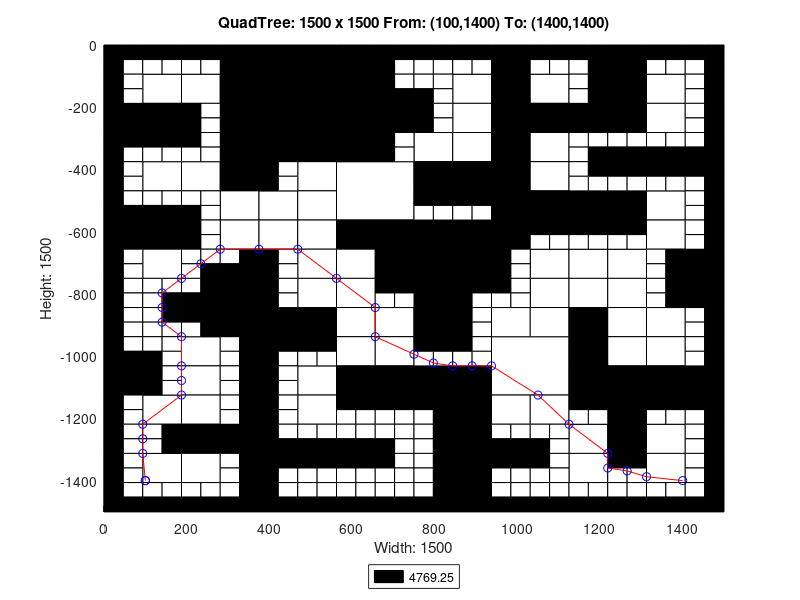

Write MATLAB code to recreate this figure.
axis([0 1500 -1500 0]);
title('QuadTree: 1500 x 1500 From: (100,1400) To: (1400,1400)');
xlabel('Width: 1500');
ylabel('Height: 1500');
rectangle('Position',[375 -187.5 187.5 187.5], 'FaceColor',[0 0 0]);
rectangle('Position',[375 -375 187.5 187.5], 'FaceColor',[0 0 0]);
rectangle('Position',[562.5 -562.5 187.5 187.5], 'FaceColor',[1 1 1]);
rectangle('Position',[750 -750 187.5 187.5], 'FaceColor',[0 0 0]);
rectangle('Position',[937.5 -1125 187.5 187.5], 'FaceColor',[1 1 1]);
rectangle('Position',[93.75 -187.5 93.75 93.75], 'FaceColor',[1 1 1]);
rectangle('Position',[281.25 -93.75 93.75 93.75], 'FaceColor',[0 0 0]);
rectangle('Position',[187.5 -187.5 93.75 93.75], 'FaceColor',[1 1 1]);
rectangle('Position',[281.25 -187.5 93.75 93.75], 'FaceColor',[0 0 0]);
rectangle('Position',[0 -281.25 93.75 93.75], 'FaceColor',[0 0 0]);
rectangle('Position',[93.75 -281.25 93.75 93.75], 'FaceColor',[0 0 0]);
rectangle('Position',[281.25 -281.25 93.75 93.75], 'FaceColor',[0 0 0]);
rectangle('Position',[281.25 -375 93.75 93.75], 'FaceColor',[0 0 0]);
rectangle('Position',[562.5 -93.75 93.75 93.75], 'FaceColor',[0 0 0]);
rectangle('Position',[562.5 -187.5 93.75 93.75], 'FaceColor',[0 0 0]);
rectangle('Position',[562.5 -281.25 93.75 93.75], 'FaceColor',[0 0 0]);
rectangle('Position',[656.25 -281.25 93.75 93.75], 'FaceColor',[0 0 0]);
rectangle('Position',[562.5 -375 93.75 93.75], 'FaceColor',[0 0 0]);
rectangle('Position',[93.75 -468.75 93.75 93.75], 'FaceColor',[1 1 1]);
rectangle('Position',[187.5 -468.75 93.75 93.75], 'FaceColor',[1 1 1]);
rectangle('Position',[281.25 -468.75 93.75 93.75], 'FaceColor',[0 0 0]);
rectangle('Position',[281.25 -562.5 93.75 93.75], 'FaceColor',[1 1 1]);
rectangle('Position',[0 -656.25 93.75 93.75], 'FaceColor',[0 0 0]);
rectangle('Position',[93.75 -656.25 93.75 93.75], 'FaceColor',[0 0 0]);
rectangle('Position',[93.75 -750 93.75 93.75], 'FaceColor',[1 1 1]);
rectangle('Position',[281.25 -656.25 93.75 93.75], 'FaceColor',[1 1 1]);
rectangle('Position',[468.75 -468.75 93.75 93.75], 'FaceColor',[1 1 1]);
rectangle('Position',[375 -562.5 93.75 93.75], 'FaceColor',[1 1 1]);
rectangle('Position',[468.75 -562.5 93.75 93.75], 'FaceColor',[1 1 1]);
rectangle('Position',[375 -656.25 93.75 93.75], 'FaceColor',[1 1 1]);
rectangle('Position',[468.75 -656.25 93.75 93.75], 'FaceColor',[1 1 1]);
rectangle('Position',[468.75 -750 93.75 93.75], 'FaceColor',[1 1 1]);
rectangle('Position',[562.5 -656.25 93.75 93.75], 'FaceColor',[0 0 0]);
rectangle('Position',[656.25 -656.25 93.75 93.75], 'FaceColor',[0 0 0]);
rectangle('Position',[562.5 -750 93.75 93.75], 'FaceColor',[1 1 1]);
rectangle('Position',[656.25 -750 93.75 93.75], 'FaceColor',[0 0 0]);
rectangle('Position',[843.75 -187.5 93.75 93.75], 'FaceColor',[1 1 1]);
rectangle('Position',[937.5 -93.75 93.75 93.75], 'FaceColor',[0 0 0]);
rectangle('Position',[937.5 -187.5 93.75 93.75], 'FaceColor',[0 0 0]);
rectangle('Position',[1031.25 -187.5 93.75 93.75], 'FaceColor',[1 1 1]);
rectangle('Position',[843.75 -281.25 93.75 93.75], 'FaceColor',[1 1 1]);
rectangle('Position',[750 -375 93.75 93.75], 'FaceColor',[1 1 1]);
rectangle('Position',[843.75 -375 93.75 93.75], 'FaceColor',[1 1 1]);
rectangle('Position',[937.5 -281.25 93.75 93.75], 'FaceColor',[0 0 0]);
rectangle('Position',[1031.25 -281.25 93.75 93.75], 'FaceColor',[0 0 0]);
rectangle('Position',[937.5 -375 93.75 93.75], 'FaceColor',[0 0 0]);
rectangle('Position',[1031.25 -375 93.75 93.75], 'FaceColor',[1 1 1]);
rectangle('Position',[1218.75 -93.75 93.75 93.75], 'FaceColor',[0 0 0]);
rectangle('Position',[1218.75 -187.5 93.75 93.75], 'FaceColor',[0 0 0]);
rectangle('Position',[1312.5 -187.5 93.75 93.75], 'FaceColor',[1 1 1]);
rectangle('Position',[1125 -281.25 93.75 93.75], 'FaceColor',[0 0 0]);
rectangle('Position',[1218.75 -281.25 93.75 93.75], 'FaceColor',[0 0 0]);
rectangle('Position',[1312.5 -281.25 93.75 93.75], 'FaceColor',[1 1 1]);
rectangle('Position',[750 -468.75 93.75 93.75], 'FaceColor',[0 0 0]);
rectangle('Position',[843.75 -468.75 93.75 93.75], 'FaceColor',[0 0 0]);
rectangle('Position',[937.5 -468.75 93.75 93.75], 'FaceColor',[0 0 0]);
rectangle('Position',[1031.25 -468.75 93.75 93.75], 'FaceColor',[1 1 1]);
rectangle('Position',[937.5 -562.5 93.75 93.75], 'FaceColor',[0 0 0]);
rectangle('Position',[1031.25 -562.5 93.75 93.75], 'FaceColor',[0 0 0]);
rectangle('Position',[937.5 -656.25 93.75 93.75], 'FaceColor',[0 0 0]);
rectangle('Position',[1031.25 -750 93.75 93.75], 'FaceColor',[1 1 1]);
rectangle('Position',[1125 -562.5 93.75 93.75], 'FaceColor',[0 0 0]);
rectangle('Position',[1218.75 -562.5 93.75 93.75], 'FaceColor',[0 0 0]);
rectangle('Position',[1312.5 -562.5 93.75 93.75], 'FaceColor',[1 1 1]);
rectangle('Position',[1125 -750 93.75 93.75], 'FaceColor',[1 1 1]);
rectangle('Position',[1218.75 -750 93.75 93.75], 'FaceColor',[1 1 1]);
rectangle('Position',[1312.5 -656.25 93.75 93.75], 'FaceColor',[1 1 1]);
rectangle('Position',[1406.25 -750 93.75 93.75], 'FaceColor',[0 0 0]);
rectangle('Position',[281.25 -843.75 93.75 93.75], 'FaceColor',[0 0 0]);
rectangle('Position',[281.25 -937.5 93.75 93.75], 'FaceColor',[0 0 0]);
rectangle('Position',[0 -1125 93.75 93.75], 'FaceColor',[0 0 0]);
rectangle('Position',[187.5 -1031.25 93.75 93.75], 'FaceColor',[1 1 1]);
rectangle('Position',[187.5 -1125 93.75 93.75], 'FaceColor',[1 1 1]);
rectangle('Position',[468.75 -843.75 93.75 93.75], 'FaceColor',[1 1 1]);
rectangle('Position',[375 -937.5 93.75 93.75], 'FaceColor',[0 0 0]);
rectangle('Position',[468.75 -937.5 93.75 93.75], 'FaceColor',[0 0 0]);
rectangle('Position',[562.5 -843.75 93.75 93.75], 'FaceColor',[1 1 1]);
rectangle('Position',[562.5 -937.5 93.75 93.75], 'FaceColor',[1 1 1]);
rectangle('Position',[656.25 -937.5 93.75 93.75], 'FaceColor',[1 1 1]);
rectangle('Position',[468.75 -1125 93.75 93.75], 'FaceColor',[1 1 1]);
rectangle('Position',[562.5 -1031.25 93.75 93.75], 'FaceColor',[1 1 1]);
rectangle('Position',[656.25 -1031.25 93.75 93.75], 'FaceColor',[1 1 1]);
rectangle('Position',[562.5 -1125 93.75 93.75], 'FaceColor',[0 0 0]);
rectangle('Position',[656.25 -1125 93.75 93.75], 'FaceColor',[0 0 0]);
rectangle('Position',[93.75 -1218.75 93.75 93.75], 'FaceColor',[1 1 1]);
rectangle('Position',[187.5 -1218.75 93.75 93.75], 'FaceColor',[1 1 1]);
rectangle('Position',[187.5 -1312.5 93.75 93.75], 'FaceColor',[0 0 0]);
rectangle('Position',[281.25 -1312.5 93.75 93.75], 'FaceColor',[0 0 0]);
rectangle('Position',[93.75 -1406.25 93.75 93.75], 'FaceColor',[1 1 1]);
rectangle('Position',[187.5 -1406.25 93.75 93.75], 'FaceColor',[1 1 1]);
rectangle('Position',[468.75 -1218.75 93.75 93.75], 'FaceColor',[1 1 1]);
rectangle('Position',[750 -843.75 93.75 93.75], 'FaceColor',[0 0 0]);
rectangle('Position',[750 -937.5 93.75 93.75], 'FaceColor',[0 0 0]);
rectangle('Position',[1031.25 -843.75 93.75 93.75], 'FaceColor',[1 1 1]);
rectangle('Position',[937.5 -937.5 93.75 93.75], 'FaceColor',[1 1 1]);
rectangle('Position',[1031.25 -937.5 93.75 93.75], 'FaceColor',[1 1 1]);
rectangle('Position',[750 -1125 93.75 93.75], 'FaceColor',[0 0 0]);
rectangle('Position',[843.75 -1125 93.75 93.75], 'FaceColor',[0 0 0]);
rectangle('Position',[1125 -843.75 93.75 93.75], 'FaceColor',[1 1 1]);
rectangle('Position',[1218.75 -843.75 93.75 93.75], 'FaceColor',[1 1 1]);
rectangle('Position',[1125 -937.5 93.75 93.75], 'FaceColor',[0 0 0]);
rectangle('Position',[1218.75 -937.5 93.75 93.75], 'FaceColor',[1 1 1]);
rectangle('Position',[1406.25 -843.75 93.75 93.75], 'FaceColor',[0 0 0]);
rectangle('Position',[1312.5 -937.5 93.75 93.75], 'FaceColor',[1 1 1]);
rectangle('Position',[1125 -1031.25 93.75 93.75], 'FaceColor',[0 0 0]);
rectangle('Position',[1218.75 -1031.25 93.75 93.75], 'FaceColor',[1 1 1]);
rectangle('Position',[1125 -1125 93.75 93.75], 'FaceColor',[0 0 0]);
rectangle('Position',[1218.75 -1125 93.75 93.75], 'FaceColor',[0 0 0]);
rectangle('Position',[1312.5 -1031.25 93.75 93.75], 'FaceColor',[1 1 1]);
rectangle('Position',[1312.5 -1125 93.75 93.75], 'FaceColor',[0 0 0]);
rectangle('Position',[1406.25 -1125 93.75 93.75], 'FaceColor',[0 0 0]);
rectangle('Position',[843.75 -1218.75 93.75 93.75], 'FaceColor',[0 0 0]);
rectangle('Position',[843.75 -1312.5 93.75 93.75], 'FaceColor',[0 0 0]);
rectangle('Position',[937.5 -1218.75 93.75 93.75], 'FaceColor',[1 1 1]);
rectangle('Position',[1031.25 -1218.75 93.75 93.75], 'FaceColor',[1 1 1]);
rectangle('Position',[843.75 -1406.25 93.75 93.75], 'FaceColor',[0 0 0]);
rectangle('Position',[843.75 -1500 93.75 93.75], 'FaceColor',[0 0 0]);
rectangle('Position',[1218.75 -1218.75 93.75 93.75], 'FaceColor',[0 0 0]);
rectangle('Position',[1125 -1312.5 93.75 93.75], 'FaceColor',[1 1 1]);
rectangle('Position',[1218.75 -1312.5 93.75 93.75], 'FaceColor',[0 0 0]);
rectangle('Position',[1312.5 -1312.5 93.75 93.75], 'FaceColor',[1 1 1]);
rectangle('Position',[1125 -1406.25 93.75 93.75], 'FaceColor',[1 1 1]);
rectangle('Position',[1312.5 -1406.25 93.75 93.75], 'FaceColor',[1 1 1]);
rectangle('Position',[0 -46.875 46.875 46.875], 'FaceColor',[0 0 0]);
rectangle('Position',[46.875 -46.875 46.875 46.875], 'FaceColor',[0 0 0]);
rectangle('Position',[0 -93.75 46.875 46.875], 'FaceColor',[0 0 0]);
rectangle('Position',[46.875 -93.75 46.875 46.875], 'FaceColor',[1 1 1]);
rectangle('Position',[93.75 -46.875 46.875 46.875], 'FaceColor',[0 0 0]);
rectangle('Position',[140.625 -46.875 46.875 46.875], 'FaceColor',[0 0 0]);
rectangle('Position',[93.75 -93.75 46.875 46.875], 'FaceColor',[1 1 1]);
rectangle('Position',[140.625 -93.75 46.875 46.875], 'FaceColor',[1 1 1]);
rectangle('Position',[0 -140.625 46.875 46.875], 'FaceColor',[0 0 0]);
rectangle('Position',[46.875 -140.625 46.875 46.875], 'FaceColor',[1 1 1]);
rectangle('Position',[0 -187.5 46.875 46.875], 'FaceColor',[0 0 0]);
rectangle('Position',[46.875 -187.5 46.875 46.875], 'FaceColor',[1 1 1]);
rectangle('Position',[187.5 -46.875 46.875 46.875], 'FaceColor',[0 0 0]);
rectangle('Position',[234.375 -46.875 46.875 46.875], 'FaceColor',[0 0 0]);
rectangle('Position',[187.5 -93.75 46.875 46.875], 'FaceColor',[1 1 1]);
rectangle('Position',[234.375 -93.75 46.875 46.875], 'FaceColor',[1 1 1]);
rectangle('Position',[0 -328.125 46.875 46.875], 'FaceColor',[0 0 0]);
rectangle('Position',[46.875 -328.125 46.875 46.875], 'FaceColor',[0 0 0]);
rectangle('Position',[0 -375 46.875 46.875], 'FaceColor',[0 0 0]);
rectangle('Position',[46.875 -375 46.875 46.875], 'FaceColor',[1 1 1]);
rectangle('Position',[93.75 -328.125 46.875 46.875], 'FaceColor',[0 0 0]);
rectangle('Position',[140.625 -328.125 46.875 46.875], 'FaceColor',[0 0 0]);
rectangle('Position',[93.75 -375 46.875 46.875], 'FaceColor',[1 1 1]);
rectangle('Position',[140.625 -375 46.875 46.875], 'FaceColor',[1 1 1]);
rectangle('Position',[187.5 -234.375 46.875 46.875], 'FaceColor',[0 0 0]);
rectangle('Position',[234.375 -234.375 46.875 46.875], 'FaceColor',[1 1 1]);
rectangle('Position',[187.5 -281.25 46.875 46.875], 'FaceColor',[0 0 0]);
rectangle('Position',[234.375 -281.25 46.875 46.875], 'FaceColor',[1 1 1]);
rectangle('Position',[187.5 -328.125 46.875 46.875], 'FaceColor',[0 0 0]);
rectangle('Position',[234.375 -328.125 46.875 46.875], 'FaceColor',[1 1 1]);
rectangle('Position',[187.5 -375 46.875 46.875], 'FaceColor',[1 1 1]);
rectangle('Position',[234.375 -375 46.875 46.875], 'FaceColor',[1 1 1]);
rectangle('Position',[656.25 -46.875 46.875 46.875], 'FaceColor',[0 0 0]);
rectangle('Position',[703.125 -46.875 46.875 46.875], 'FaceColor',[0 0 0]);
rectangle('Position',[656.25 -93.75 46.875 46.875], 'FaceColor',[0 0 0]);
rectangle('Position',[703.125 -93.75 46.875 46.875], 'FaceColor',[1 1 1]);
rectangle('Position',[656.25 -140.625 46.875 46.875], 'FaceColor',[0 0 0]);
rectangle('Position',[703.125 -140.625 46.875 46.875], 'FaceColor',[1 1 1]);
rectangle('Position',[656.25 -187.5 46.875 46.875], 'FaceColor',[0 0 0]);
rectangle('Position',[703.125 -187.5 46.875 46.875], 'FaceColor',[0 0 0]);
rectangle('Position',[656.25 -328.125 46.875 46.875], 'FaceColor',[0 0 0]);
rectangle('Position',[703.125 -328.125 46.875 46.875], 'FaceColor',[1 1 1]);
rectangle('Position',[656.25 -375 46.875 46.875], 'FaceColor',[0 0 0]);
rectangle('Position',[703.125 -375 46.875 46.875], 'FaceColor',[1 1 1]);
rectangle('Position',[0 -421.875 46.875 46.875], 'FaceColor',[0 0 0]);
rectangle('Position',[46.875 -421.875 46.875 46.875], 'FaceColor',[1 1 1]);
rectangle('Position',[0 -468.75 46.875 46.875], 'FaceColor',[0 0 0]);
rectangle('Position',[46.875 -468.75 46.875 46.875], 'FaceColor',[1 1 1]);
rectangle('Position',[0 -515.625 46.875 46.875], 'FaceColor',[0 0 0]);
rectangle('Position',[46.875 -515.625 46.875 46.875], 'FaceColor',[1 1 1]);
rectangle('Position',[0 -562.5 46.875 46.875], 'FaceColor',[0 0 0]);
rectangle('Position',[46.875 -562.5 46.875 46.875], 'FaceColor',[0 0 0]);
rectangle('Position',[93.75 -515.625 46.875 46.875], 'FaceColor',[1 1 1]);
rectangle('Position',[140.625 -515.625 46.875 46.875], 'FaceColor',[1 1 1]);
rectangle('Position',[93.75 -562.5 46.875 46.875], 'FaceColor',[0 0 0]);
rectangle('Position',[140.625 -562.5 46.875 46.875], 'FaceColor',[0 0 0]);
rectangle('Position',[187.5 -515.625 46.875 46.875], 'FaceColor',[1 1 1]);
rectangle('Position',[234.375 -515.625 46.875 46.875], 'FaceColor',[1 1 1]);
rectangle('Position',[187.5 -562.5 46.875 46.875], 'FaceColor',[0 0 0]);
rectangle('Position',[234.375 -562.5 46.875 46.875], 'FaceColor',[1 1 1]);
rectangle('Position',[0 -703.125 46.875 46.875], 'FaceColor',[0 0 0]);
rectangle('Position',[46.875 -703.125 46.875 46.875], 'FaceColor',[1 1 1]);
rectangle('Position',[0 -750 46.875 46.875], 'FaceColor',[0 0 0]);
rectangle('Position',[46.875 -750 46.875 46.875], 'FaceColor',[1 1 1]);
rectangle('Position',[187.5 -609.375 46.875 46.875], 'FaceColor',[0 0 0]);
rectangle('Position',[234.375 -609.375 46.875 46.875], 'FaceColor',[1 1 1]);
rectangle('Position',[187.5 -656.25 46.875 46.875], 'FaceColor',[0 0 0]);
rectangle('Position',[234.375 -656.25 46.875 46.875], 'FaceColor',[1 1 1]);
rectangle('Position',[187.5 -703.125 46.875 46.875], 'FaceColor',[1 1 1]);
rectangle('Position',[234.375 -703.125 46.875 46.875], 'FaceColor',[1 1 1]);
rectangle('Position',[187.5 -750 46.875 46.875], 'FaceColor',[1 1 1]);
rectangle('Position',[234.375 -750 46.875 46.875], 'FaceColor',[0 0 0]);
rectangle('Position',[281.25 -703.125 46.875 46.875], 'FaceColor',[1 1 1]);
rectangle('Position',[328.125 -703.125 46.875 46.875], 'FaceColor',[0 0 0]);
rectangle('Position',[281.25 -750 46.875 46.875], 'FaceColor',[0 0 0]);
rectangle('Position',[328.125 -750 46.875 46.875], 'FaceColor',[0 0 0]);
rectangle('Position',[375 -421.875 46.875 46.875], 'FaceColor',[0 0 0]);
rectangle('Position',[421.875 -421.875 46.875 46.875], 'FaceColor',[1 1 1]);
rectangle('Position',[375 -468.75 46.875 46.875], 'FaceColor',[0 0 0]);
rectangle('Position',[421.875 -468.75 46.875 46.875], 'FaceColor',[1 1 1]);
rectangle('Position',[375 -703.125 46.875 46.875], 'FaceColor',[0 0 0]);
rectangle('Position',[421.875 -703.125 46.875 46.875], 'FaceColor',[1 1 1]);
rectangle('Position',[375 -750 46.875 46.875], 'FaceColor',[0 0 0]);
rectangle('Position',[421.875 -750 46.875 46.875], 'FaceColor',[1 1 1]);
rectangle('Position',[750 -46.875 46.875 46.875], 'FaceColor',[0 0 0]);
rectangle('Position',[796.875 -46.875 46.875 46.875], 'FaceColor',[0 0 0]);
rectangle('Position',[750 -93.75 46.875 46.875], 'FaceColor',[1 1 1]);
rectangle('Position',[796.875 -93.75 46.875 46.875], 'FaceColor',[1 1 1]);
rectangle('Position',[843.75 -46.875 46.875 46.875], 'FaceColor',[0 0 0]);
rectangle('Position',[890.625 -46.875 46.875 46.875], 'FaceColor',[0 0 0]);
rectangle('Position',[843.75 -93.75 46.875 46.875], 'FaceColor',[1 1 1]);
rectangle('Position',[890.625 -93.75 46.875 46.875], 'FaceColor',[1 1 1]);
rectangle('Position',[750 -140.625 46.875 46.875], 'FaceColor',[1 1 1]);
rectangle('Position',[796.875 -140.625 46.875 46.875], 'FaceColor',[1 1 1]);
rectangle('Position',[750 -187.5 46.875 46.875], 'FaceColor',[0 0 0]);
rectangle('Position',[796.875 -187.5 46.875 46.875], 'FaceColor',[1 1 1]);
rectangle('Position',[1031.25 -46.875 46.875 46.875], 'FaceColor',[0 0 0]);
rectangle('Position',[1078.12 -46.875 46.875 46.875], 'FaceColor',[0 0 0]);
rectangle('Position',[1031.25 -93.75 46.875 46.875], 'FaceColor',[1 1 1]);
rectangle('Position',[1078.12 -93.75 46.875 46.875], 'FaceColor',[1 1 1]);
rectangle('Position',[750 -234.375 46.875 46.875], 'FaceColor',[0 0 0]);
rectangle('Position',[796.875 -234.375 46.875 46.875], 'FaceColor',[1 1 1]);
rectangle('Position',[750 -281.25 46.875 46.875], 'FaceColor',[0 0 0]);
rectangle('Position',[796.875 -281.25 46.875 46.875], 'FaceColor',[1 1 1]);
rectangle('Position',[1125 -46.875 46.875 46.875], 'FaceColor',[0 0 0]);
rectangle('Position',[1171.88 -46.875 46.875 46.875], 'FaceColor',[0 0 0]);
rectangle('Position',[1125 -93.75 46.875 46.875], 'FaceColor',[1 1 1]);
rectangle('Position',[1171.88 -93.75 46.875 46.875], 'FaceColor',[0 0 0]);
rectangle('Position',[1125 -140.625 46.875 46.875], 'FaceColor',[1 1 1]);
rectangle('Position',[1171.88 -140.625 46.875 46.875], 'FaceColor',[0 0 0]);
rectangle('Position',[1125 -187.5 46.875 46.875], 'FaceColor',[1 1 1]);
rectangle('Position',[1171.88 -187.5 46.875 46.875], 'FaceColor',[0 0 0]);
rectangle('Position',[1312.5 -46.875 46.875 46.875], 'FaceColor',[0 0 0]);
rectangle('Position',[1359.38 -46.875 46.875 46.875], 'FaceColor',[0 0 0]);
rectangle('Position',[1312.5 -93.75 46.875 46.875], 'FaceColor',[1 1 1]);
rectangle('Position',[1359.38 -93.75 46.875 46.875], 'FaceColor',[1 1 1]);
rectangle('Position',[1406.25 -46.875 46.875 46.875], 'FaceColor',[0 0 0]);
rectangle('Position',[1453.12 -46.875 46.875 46.875], 'FaceColor',[0 0 0]);
rectangle('Position',[1406.25 -93.75 46.875 46.875], 'FaceColor',[1 1 1]);
rectangle('Position',[1453.12 -93.75 46.875 46.875], 'FaceColor',[0 0 0]);
rectangle('Position',[1406.25 -140.625 46.875 46.875], 'FaceColor',[1 1 1]);
rectangle('Position',[1453.12 -140.625 46.875 46.875], 'FaceColor',[0 0 0]);
rectangle('Position',[1406.25 -187.5 46.875 46.875], 'FaceColor',[1 1 1]);
rectangle('Position',[1453.12 -187.5 46.875 46.875], 'FaceColor',[0 0 0]);
rectangle('Position',[1125 -328.125 46.875 46.875], 'FaceColor',[1 1 1]);
rectangle('Position',[1171.88 -328.125 46.875 46.875], 'FaceColor',[1 1 1]);
rectangle('Position',[1125 -375 46.875 46.875], 'FaceColor',[1 1 1]);
rectangle('Position',[1171.88 -375 46.875 46.875], 'FaceColor',[0 0 0]);
rectangle('Position',[1218.75 -328.125 46.875 46.875], 'FaceColor',[1 1 1]);
rectangle('Position',[1265.62 -328.125 46.875 46.875], 'FaceColor',[1 1 1]);
rectangle('Position',[1218.75 -375 46.875 46.875], 'FaceColor',[0 0 0]);
rectangle('Position',[1265.62 -375 46.875 46.875], 'FaceColor',[0 0 0]);
rectangle('Position',[1406.25 -234.375 46.875 46.875], 'FaceColor',[1 1 1]);
rectangle('Position',[1453.12 -234.375 46.875 46.875], 'FaceColor',[0 0 0]);
rectangle('Position',[1406.25 -281.25 46.875 46.875], 'FaceColor',[1 1 1]);
rectangle('Position',[1453.12 -281.25 46.875 46.875], 'FaceColor',[0 0 0]);
rectangle('Position',[1312.5 -328.125 46.875 46.875], 'FaceColor',[1 1 1]);
rectangle('Position',[1359.38 -328.125 46.875 46.875], 'FaceColor',[1 1 1]);
rectangle('Position',[1312.5 -375 46.875 46.875], 'FaceColor',[0 0 0]);
rectangle('Position',[1359.38 -375 46.875 46.875], 'FaceColor',[0 0 0]);
rectangle('Position',[1406.25 -328.125 46.875 46.875], 'FaceColor',[1 1 1]);
rectangle('Position',[1453.12 -328.125 46.875 46.875], 'FaceColor',[0 0 0]);
rectangle('Position',[1406.25 -375 46.875 46.875], 'FaceColor',[0 0 0]);
rectangle('Position',[1453.12 -375 46.875 46.875], 'FaceColor',[0 0 0]);
rectangle('Position',[750 -515.625 46.875 46.875], 'FaceColor',[0 0 0]);
rectangle('Position',[796.875 -515.625 46.875 46.875], 'FaceColor',[0 0 0]);
rectangle('Position',[750 -562.5 46.875 46.875], 'FaceColor',[1 1 1]);
rectangle('Position',[796.875 -562.5 46.875 46.875], 'FaceColor',[1 1 1]);
rectangle('Position',[843.75 -515.625 46.875 46.875], 'FaceColor',[0 0 0]);
rectangle('Position',[890.625 -515.625 46.875 46.875], 'FaceColor',[0 0 0]);
rectangle('Position',[843.75 -562.5 46.875 46.875], 'FaceColor',[1 1 1]);
rectangle('Position',[890.625 -562.5 46.875 46.875], 'FaceColor',[1 1 1]);
rectangle('Position',[1031.25 -609.375 46.875 46.875], 'FaceColor',[0 0 0]);
rectangle('Position',[1078.12 -609.375 46.875 46.875], 'FaceColor',[0 0 0]);
rectangle('Position',[1031.25 -656.25 46.875 46.875], 'FaceColor',[1 1 1]);
rectangle('Position',[1078.12 -656.25 46.875 46.875], 'FaceColor',[1 1 1]);
rectangle('Position',[937.5 -703.125 46.875 46.875], 'FaceColor',[0 0 0]);
rectangle('Position',[984.375 -703.125 46.875 46.875], 'FaceColor',[1 1 1]);
rectangle('Position',[937.5 -750 46.875 46.875], 'FaceColor',[0 0 0]);
rectangle('Position',[984.375 -750 46.875 46.875], 'FaceColor',[1 1 1]);
rectangle('Position',[1125 -421.875 46.875 46.875], 'FaceColor',[1 1 1]);
rectangle('Position',[1171.88 -421.875 46.875 46.875], 'FaceColor',[0 0 0]);
rectangle('Position',[1125 -468.75 46.875 46.875], 'FaceColor',[1 1 1]);
rectangle('Position',[1171.88 -468.75 46.875 46.875], 'FaceColor',[1 1 1]);
rectangle('Position',[1218.75 -421.875 46.875 46.875], 'FaceColor',[0 0 0]);
rectangle('Position',[1265.62 -421.875 46.875 46.875], 'FaceColor',[0 0 0]);
rectangle('Position',[1218.75 -468.75 46.875 46.875], 'FaceColor',[1 1 1]);
rectangle('Position',[1265.62 -468.75 46.875 46.875], 'FaceColor',[1 1 1]);
rectangle('Position',[1312.5 -421.875 46.875 46.875], 'FaceColor',[0 0 0]);
rectangle('Position',[1359.38 -421.875 46.875 46.875], 'FaceColor',[0 0 0]);
rectangle('Position',[1312.5 -468.75 46.875 46.875], 'FaceColor',[1 1 1]);
rectangle('Position',[1359.38 -468.75 46.875 46.875], 'FaceColor',[1 1 1]);
rectangle('Position',[1406.25 -421.875 46.875 46.875], 'FaceColor',[0 0 0]);
rectangle('Position',[1453.12 -421.875 46.875 46.875], 'FaceColor',[0 0 0]);
rectangle('Position',[1406.25 -468.75 46.875 46.875], 'FaceColor',[1 1 1]);
rectangle('Position',[1453.12 -468.75 46.875 46.875], 'FaceColor',[0 0 0]);
rectangle('Position',[1406.25 -515.625 46.875 46.875], 'FaceColor',[1 1 1]);
rectangle('Position',[1453.12 -515.625 46.875 46.875], 'FaceColor',[0 0 0]);
rectangle('Position',[1406.25 -562.5 46.875 46.875], 'FaceColor',[1 1 1]);
rectangle('Position',[1453.12 -562.5 46.875 46.875], 'FaceColor',[0 0 0]);
rectangle('Position',[1125 -609.375 46.875 46.875], 'FaceColor',[0 0 0]);
rectangle('Position',[1171.88 -609.375 46.875 46.875], 'FaceColor',[0 0 0]);
rectangle('Position',[1125 -656.25 46.875 46.875], 'FaceColor',[1 1 1]);
rectangle('Position',[1171.88 -656.25 46.875 46.875], 'FaceColor',[1 1 1]);
rectangle('Position',[1218.75 -609.375 46.875 46.875], 'FaceColor',[0 0 0]);
rectangle('Position',[1265.62 -609.375 46.875 46.875], 'FaceColor',[0 0 0]);
rectangle('Position',[1218.75 -656.25 46.875 46.875], 'FaceColor',[1 1 1]);
rectangle('Position',[1265.62 -656.25 46.875 46.875], 'FaceColor',[1 1 1]);
rectangle('Position',[1406.25 -609.375 46.875 46.875], 'FaceColor',[1 1 1]);
rectangle('Position',[1453.12 -609.375 46.875 46.875], 'FaceColor',[0 0 0]);
rectangle('Position',[1406.25 -656.25 46.875 46.875], 'FaceColor',[1 1 1]);
rectangle('Position',[1453.12 -656.25 46.875 46.875], 'FaceColor',[0 0 0]);
rectangle('Position',[1312.5 -703.125 46.875 46.875], 'FaceColor',[1 1 1]);
rectangle('Position',[1359.38 -703.125 46.875 46.875], 'FaceColor',[0 0 0]);
rectangle('Position',[1312.5 -750 46.875 46.875], 'FaceColor',[1 1 1]);
rectangle('Position',[1359.38 -750 46.875 46.875], 'FaceColor',[0 0 0]);
rectangle('Position',[0 -796.875 46.875 46.875], 'FaceColor',[0 0 0]);
rectangle('Position',[46.875 -796.875 46.875 46.875], 'FaceColor',[1 1 1]);
rectangle('Position',[0 -843.75 46.875 46.875], 'FaceColor',[0 0 0]);
rectangle('Position',[46.875 -843.75 46.875 46.875], 'FaceColor',[1 1 1]);
rectangle('Position',[93.75 -796.875 46.875 46.875], 'FaceColor',[1 1 1]);
rectangle('Position',[140.625 -796.875 46.875 46.875], 'FaceColor',[1 1 1]);
rectangle('Position',[93.75 -843.75 46.875 46.875], 'FaceColor',[1 1 1]);
rectangle('Position',[140.625 -843.75 46.875 46.875], 'FaceColor',[0 0 0]);
rectangle('Position',[0 -890.625 46.875 46.875], 'FaceColor',[0 0 0]);
rectangle('Position',[46.875 -890.625 46.875 46.875], 'FaceColor',[1 1 1]);
rectangle('Position',[0 -937.5 46.875 46.875], 'FaceColor',[0 0 0]);
rectangle('Position',[46.875 -937.5 46.875 46.875], 'FaceColor',[1 1 1]);
rectangle('Position',[93.75 -890.625 46.875 46.875], 'FaceColor',[1 1 1]);
rectangle('Position',[140.625 -890.625 46.875 46.875], 'FaceColor',[0 0 0]);
rectangle('Position',[93.75 -937.5 46.875 46.875], 'FaceColor',[1 1 1]);
rectangle('Position',[140.625 -937.5 46.875 46.875], 'FaceColor',[1 1 1]);
rectangle('Position',[187.5 -796.875 46.875 46.875], 'FaceColor',[1 1 1]);
rectangle('Position',[234.375 -796.875 46.875 46.875], 'FaceColor',[0 0 0]);
rectangle('Position',[187.5 -843.75 46.875 46.875], 'FaceColor',[0 0 0]);
rectangle('Position',[234.375 -843.75 46.875 46.875], 'FaceColor',[0 0 0]);
rectangle('Position',[187.5 -890.625 46.875 46.875], 'FaceColor',[0 0 0]);
rectangle('Position',[234.375 -890.625 46.875 46.875], 'FaceColor',[0 0 0]);
rectangle('Position',[187.5 -937.5 46.875 46.875], 'FaceColor',[1 1 1]);
rectangle('Position',[234.375 -937.5 46.875 46.875], 'FaceColor',[0 0 0]);
rectangle('Position',[0 -984.375 46.875 46.875], 'FaceColor',[0 0 0]);
rectangle('Position',[46.875 -984.375 46.875 46.875], 'FaceColor',[1 1 1]);
rectangle('Position',[0 -1031.25 46.875 46.875], 'FaceColor',[0 0 0]);
rectangle('Position',[46.875 -1031.25 46.875 46.875], 'FaceColor',[0 0 0]);
rectangle('Position',[93.75 -984.375 46.875 46.875], 'FaceColor',[1 1 1]);
rectangle('Position',[140.625 -984.375 46.875 46.875], 'FaceColor',[1 1 1]);
rectangle('Position',[93.75 -1031.25 46.875 46.875], 'FaceColor',[0 0 0]);
rectangle('Position',[140.625 -1031.25 46.875 46.875], 'FaceColor',[1 1 1]);
rectangle('Position',[93.75 -1078.12 46.875 46.875], 'FaceColor',[0 0 0]);
rectangle('Position',[140.625 -1078.12 46.875 46.875], 'FaceColor',[1 1 1]);
rectangle('Position',[93.75 -1125 46.875 46.875], 'FaceColor',[0 0 0]);
rectangle('Position',[140.625 -1125 46.875 46.875], 'FaceColor',[1 1 1]);
rectangle('Position',[281.25 -984.375 46.875 46.875], 'FaceColor',[1 1 1]);
rectangle('Position',[328.125 -984.375 46.875 46.875], 'FaceColor',[0 0 0]);
rectangle('Position',[281.25 -1031.25 46.875 46.875], 'FaceColor',[1 1 1]);
rectangle('Position',[328.125 -1031.25 46.875 46.875], 'FaceColor',[0 0 0]);
rectangle('Position',[281.25 -1078.12 46.875 46.875], 'FaceColor',[1 1 1]);
rectangle('Position',[328.125 -1078.12 46.875 46.875], 'FaceColor',[0 0 0]);
rectangle('Position',[281.25 -1125 46.875 46.875], 'FaceColor',[1 1 1]);
rectangle('Position',[328.125 -1125 46.875 46.875], 'FaceColor',[0 0 0]);
rectangle('Position',[375 -796.875 46.875 46.875], 'FaceColor',[0 0 0]);
rectangle('Position',[421.875 -796.875 46.875 46.875], 'FaceColor',[1 1 1]);
rectangle('Position',[375 -843.75 46.875 46.875], 'FaceColor',[0 0 0]);
rectangle('Position',[421.875 -843.75 46.875 46.875], 'FaceColor',[1 1 1]);
rectangle('Position',[656.25 -796.875 46.875 46.875], 'FaceColor',[0 0 0]);
rectangle('Position',[703.125 -796.875 46.875 46.875], 'FaceColor',[0 0 0]);
rectangle('Position',[656.25 -843.75 46.875 46.875], 'FaceColor',[1 1 1]);
rectangle('Position',[703.125 -843.75 46.875 46.875], 'FaceColor',[1 1 1]);
rectangle('Position',[375 -984.375 46.875 46.875], 'FaceColor',[0 0 0]);
rectangle('Position',[421.875 -984.375 46.875 46.875], 'FaceColor',[0 0 0]);
rectangle('Position',[375 -1031.25 46.875 46.875], 'FaceColor',[0 0 0]);
rectangle('Position',[421.875 -1031.25 46.875 46.875], 'FaceColor',[1 1 1]);
rectangle('Position',[468.75 -984.375 46.875 46.875], 'FaceColor',[0 0 0]);
rectangle('Position',[515.625 -984.375 46.875 46.875], 'FaceColor',[0 0 0]);
rectangle('Position',[468.75 -1031.25 46.875 46.875], 'FaceColor',[1 1 1]);
rectangle('Position',[515.625 -1031.25 46.875 46.875], 'FaceColor',[1 1 1]);
rectangle('Position',[375 -1078.12 46.875 46.875], 'FaceColor',[0 0 0]);
rectangle('Position',[421.875 -1078.12 46.875 46.875], 'FaceColor',[1 1 1]);
rectangle('Position',[375 -1125 46.875 46.875], 'FaceColor',[0 0 0]);
rectangle('Position',[421.875 -1125 46.875 46.875], 'FaceColor',[1 1 1]);
rectangle('Position',[0 -1171.88 46.875 46.875], 'FaceColor',[0 0 0]);
rectangle('Position',[46.875 -1171.88 46.875 46.875], 'FaceColor',[1 1 1]);
rectangle('Position',[0 -1218.75 46.875 46.875], 'FaceColor',[0 0 0]);
rectangle('Position',[46.875 -1218.75 46.875 46.875], 'FaceColor',[1 1 1]);
rectangle('Position',[0 -1265.62 46.875 46.875], 'FaceColor',[0 0 0]);
rectangle('Position',[46.875 -1265.62 46.875 46.875], 'FaceColor',[1 1 1]);
rectangle('Position',[0 -1312.5 46.875 46.875], 'FaceColor',[0 0 0]);
rectangle('Position',[46.875 -1312.5 46.875 46.875], 'FaceColor',[1 1 1]);
rectangle('Position',[93.75 -1265.62 46.875 46.875], 'FaceColor',[1 1 1]);
rectangle('Position',[140.625 -1265.62 46.875 46.875], 'FaceColor',[0 0 0]);
rectangle('Position',[93.75 -1312.5 46.875 46.875], 'FaceColor',[1 1 1]);
rectangle('Position',[140.625 -1312.5 46.875 46.875], 'FaceColor',[0 0 0]);
rectangle('Position',[281.25 -1171.88 46.875 46.875], 'FaceColor',[1 1 1]);
rectangle('Position',[328.125 -1171.88 46.875 46.875], 'FaceColor',[0 0 0]);
rectangle('Position',[281.25 -1218.75 46.875 46.875], 'FaceColor',[1 1 1]);
rectangle('Position',[328.125 -1218.75 46.875 46.875], 'FaceColor',[0 0 0]);
rectangle('Position',[0 -1359.38 46.875 46.875], 'FaceColor',[0 0 0]);
rectangle('Position',[46.875 -1359.38 46.875 46.875], 'FaceColor',[1 1 1]);
rectangle('Position',[0 -1406.25 46.875 46.875], 'FaceColor',[0 0 0]);
rectangle('Position',[46.875 -1406.25 46.875 46.875], 'FaceColor',[1 1 1]);
rectangle('Position',[0 -1453.12 46.875 46.875], 'FaceColor',[0 0 0]);
rectangle('Position',[46.875 -1453.12 46.875 46.875], 'FaceColor',[1 1 1]);
rectangle('Position',[0 -1500 46.875 46.875], 'FaceColor',[0 0 0]);
rectangle('Position',[46.875 -1500 46.875 46.875], 'FaceColor',[0 0 0]);
rectangle('Position',[93.75 -1453.12 46.875 46.875], 'FaceColor',[1 1 1]);
rectangle('Position',[140.625 -1453.12 46.875 46.875], 'FaceColor',[1 1 1]);
rectangle('Position',[93.75 -1500 46.875 46.875], 'FaceColor',[0 0 0]);
rectangle('Position',[140.625 -1500 46.875 46.875], 'FaceColor',[0 0 0]);
rectangle('Position',[281.25 -1359.38 46.875 46.875], 'FaceColor',[1 1 1]);
rectangle('Position',[328.125 -1359.38 46.875 46.875], 'FaceColor',[0 0 0]);
rectangle('Position',[281.25 -1406.25 46.875 46.875], 'FaceColor',[1 1 1]);
rectangle('Position',[328.125 -1406.25 46.875 46.875], 'FaceColor',[0 0 0]);
rectangle('Position',[187.5 -1453.12 46.875 46.875], 'FaceColor',[1 1 1]);
rectangle('Position',[234.375 -1453.12 46.875 46.875], 'FaceColor',[1 1 1]);
rectangle('Position',[187.5 -1500 46.875 46.875], 'FaceColor',[0 0 0]);
rectangle('Position',[234.375 -1500 46.875 46.875], 'FaceColor',[0 0 0]);
rectangle('Position',[281.25 -1453.12 46.875 46.875], 'FaceColor',[1 1 1]);
rectangle('Position',[328.125 -1453.12 46.875 46.875], 'FaceColor',[0 0 0]);
rectangle('Position',[281.25 -1500 46.875 46.875], 'FaceColor',[0 0 0]);
rectangle('Position',[328.125 -1500 46.875 46.875], 'FaceColor',[0 0 0]);
rectangle('Position',[375 -1171.88 46.875 46.875], 'FaceColor',[0 0 0]);
rectangle('Position',[421.875 -1171.88 46.875 46.875], 'FaceColor',[1 1 1]);
rectangle('Position',[375 -1218.75 46.875 46.875], 'FaceColor',[0 0 0]);
rectangle('Position',[421.875 -1218.75 46.875 46.875], 'FaceColor',[1 1 1]);
rectangle('Position',[375 -1265.62 46.875 46.875], 'FaceColor',[0 0 0]);
rectangle('Position',[421.875 -1265.62 46.875 46.875], 'FaceColor',[1 1 1]);
rectangle('Position',[375 -1312.5 46.875 46.875], 'FaceColor',[0 0 0]);
rectangle('Position',[421.875 -1312.5 46.875 46.875], 'FaceColor',[0 0 0]);
rectangle('Position',[468.75 -1265.62 46.875 46.875], 'FaceColor',[1 1 1]);
rectangle('Position',[515.625 -1265.62 46.875 46.875], 'FaceColor',[1 1 1]);
rectangle('Position',[468.75 -1312.5 46.875 46.875], 'FaceColor',[0 0 0]);
rectangle('Position',[515.625 -1312.5 46.875 46.875], 'FaceColor',[0 0 0]);
rectangle('Position',[562.5 -1171.88 46.875 46.875], 'FaceColor',[0 0 0]);
rectangle('Position',[609.375 -1171.88 46.875 46.875], 'FaceColor',[0 0 0]);
rectangle('Position',[562.5 -1218.75 46.875 46.875], 'FaceColor',[1 1 1]);
rectangle('Position',[609.375 -1218.75 46.875 46.875], 'FaceColor',[1 1 1]);
rectangle('Position',[656.25 -1171.88 46.875 46.875], 'FaceColor',[0 0 0]);
rectangle('Position',[703.125 -1171.88 46.875 46.875], 'FaceColor',[0 0 0]);
rectangle('Position',[656.25 -1218.75 46.875 46.875], 'FaceColor',[1 1 1]);
rectangle('Position',[703.125 -1218.75 46.875 46.875], 'FaceColor',[1 1 1]);
rectangle('Position',[562.5 -1265.62 46.875 46.875], 'FaceColor',[1 1 1]);
rectangle('Position',[609.375 -1265.62 46.875 46.875], 'FaceColor',[1 1 1]);
rectangle('Position',[562.5 -1312.5 46.875 46.875], 'FaceColor',[0 0 0]);
rectangle('Position',[609.375 -1312.5 46.875 46.875], 'FaceColor',[0 0 0]);
rectangle('Position',[656.25 -1265.62 46.875 46.875], 'FaceColor',[1 1 1]);
rectangle('Position',[703.125 -1265.62 46.875 46.875], 'FaceColor',[1 1 1]);
rectangle('Position',[656.25 -1312.5 46.875 46.875], 'FaceColor',[0 0 0]);
rectangle('Position',[703.125 -1312.5 46.875 46.875], 'FaceColor',[1 1 1]);
rectangle('Position',[375 -1359.38 46.875 46.875], 'FaceColor',[0 0 0]);
rectangle('Position',[421.875 -1359.38 46.875 46.875], 'FaceColor',[0 0 0]);
rectangle('Position',[375 -1406.25 46.875 46.875], 'FaceColor',[0 0 0]);
rectangle('Position',[421.875 -1406.25 46.875 46.875], 'FaceColor',[1 1 1]);
rectangle('Position',[468.75 -1359.38 46.875 46.875], 'FaceColor',[0 0 0]);
rectangle('Position',[515.625 -1359.38 46.875 46.875], 'FaceColor',[0 0 0]);
rectangle('Position',[468.75 -1406.25 46.875 46.875], 'FaceColor',[1 1 1]);
rectangle('Position',[515.625 -1406.25 46.875 46.875], 'FaceColor',[1 1 1]);
rectangle('Position',[375 -1453.12 46.875 46.875], 'FaceColor',[0 0 0]);
rectangle('Position',[421.875 -1453.12 46.875 46.875], 'FaceColor',[1 1 1]);
rectangle('Position',[375 -1500 46.875 46.875], 'FaceColor',[0 0 0]);
rectangle('Position',[421.875 -1500 46.875 46.875], 'FaceColor',[0 0 0]);
rectangle('Position',[468.75 -1453.12 46.875 46.875], 'FaceColor',[1 1 1]);
rectangle('Position',[515.625 -1453.12 46.875 46.875], 'FaceColor',[1 1 1]);
rectangle('Position',[468.75 -1500 46.875 46.875], 'FaceColor',[0 0 0]);
rectangle('Position',[515.625 -1500 46.875 46.875], 'FaceColor',[0 0 0]);
rectangle('Position',[562.5 -1359.38 46.875 46.875], 'FaceColor',[0 0 0]);
rectangle('Position',[609.375 -1359.38 46.875 46.875], 'FaceColor',[0 0 0]);
rectangle('Position',[562.5 -1406.25 46.875 46.875], 'FaceColor',[1 1 1]);
rectangle('Position',[609.375 -1406.25 46.875 46.875], 'FaceColor',[1 1 1]);
rectangle('Position',[656.25 -1359.38 46.875 46.875], 'FaceColor',[0 0 0]);
rectangle('Position',[703.125 -1359.38 46.875 46.875], 'FaceColor',[1 1 1]);
rectangle('Position',[656.25 -1406.25 46.875 46.875], 'FaceColor',[1 1 1]);
rectangle('Position',[703.125 -1406.25 46.875 46.875], 'FaceColor',[1 1 1]);
rectangle('Position',[562.5 -1453.12 46.875 46.875], 'FaceColor',[1 1 1]);
rectangle('Position',[609.375 -1453.12 46.875 46.875], 'FaceColor',[1 1 1]);
rectangle('Position',[562.5 -1500 46.875 46.875], 'FaceColor',[0 0 0]);
rectangle('Position',[609.375 -1500 46.875 46.875], 'FaceColor',[0 0 0]);
rectangle('Position',[656.25 -1453.12 46.875 46.875], 'FaceColor',[1 1 1]);
rectangle('Position',[703.125 -1453.12 46.875 46.875], 'FaceColor',[1 1 1]);
rectangle('Position',[656.25 -1500 46.875 46.875], 'FaceColor',[0 0 0]);
rectangle('Position',[703.125 -1500 46.875 46.875], 'FaceColor',[0 0 0]);
rectangle('Position',[843.75 -796.875 46.875 46.875], 'FaceColor',[0 0 0]);
rectangle('Position',[890.625 -796.875 46.875 46.875], 'FaceColor',[0 0 0]);
rectangle('Position',[843.75 -843.75 46.875 46.875], 'FaceColor',[0 0 0]);
rectangle('Position',[890.625 -843.75 46.875 46.875], 'FaceColor',[1 1 1]);
rectangle('Position',[843.75 -890.625 46.875 46.875], 'FaceColor',[0 0 0]);
rectangle('Position',[890.625 -890.625 46.875 46.875], 'FaceColor',[1 1 1]);
rectangle('Position',[843.75 -937.5 46.875 46.875], 'FaceColor',[0 0 0]);
rectangle('Position',[890.625 -937.5 46.875 46.875], 'FaceColor',[1 1 1]);
rectangle('Position',[937.5 -796.875 46.875 46.875], 'FaceColor',[0 0 0]);
rectangle('Position',[984.375 -796.875 46.875 46.875], 'FaceColor',[1 1 1]);
rectangle('Position',[937.5 -843.75 46.875 46.875], 'FaceColor',[1 1 1]);
rectangle('Position',[984.375 -843.75 46.875 46.875], 'FaceColor',[1 1 1]);
rectangle('Position',[750 -984.375 46.875 46.875], 'FaceColor',[0 0 0]);
rectangle('Position',[796.875 -984.375 46.875 46.875], 'FaceColor',[0 0 0]);
rectangle('Position',[750 -1031.25 46.875 46.875], 'FaceColor',[1 1 1]);
rectangle('Position',[796.875 -1031.25 46.875 46.875], 'FaceColor',[1 1 1]);
rectangle('Position',[843.75 -984.375 46.875 46.875], 'FaceColor',[0 0 0]);
rectangle('Position',[890.625 -984.375 46.875 46.875], 'FaceColor',[1 1 1]);
rectangle('Position',[843.75 -1031.25 46.875 46.875], 'FaceColor',[1 1 1]);
rectangle('Position',[890.625 -1031.25 46.875 46.875], 'FaceColor',[1 1 1]);
rectangle('Position',[1312.5 -796.875 46.875 46.875], 'FaceColor',[1 1 1]);
rectangle('Position',[1359.38 -796.875 46.875 46.875], 'FaceColor',[0 0 0]);
rectangle('Position',[1312.5 -843.75 46.875 46.875], 'FaceColor',[1 1 1]);
rectangle('Position',[1359.38 -843.75 46.875 46.875], 'FaceColor',[0 0 0]);
rectangle('Position',[1406.25 -890.625 46.875 46.875], 'FaceColor',[1 1 1]);
rectangle('Position',[1453.12 -890.625 46.875 46.875], 'FaceColor',[0 0 0]);
rectangle('Position',[1406.25 -937.5 46.875 46.875], 'FaceColor',[1 1 1]);
rectangle('Position',[1453.12 -937.5 46.875 46.875], 'FaceColor',[0 0 0]);
rectangle('Position',[1406.25 -984.375 46.875 46.875], 'FaceColor',[1 1 1]);
rectangle('Position',[1453.12 -984.375 46.875 46.875], 'FaceColor',[0 0 0]);
rectangle('Position',[1406.25 -1031.25 46.875 46.875], 'FaceColor',[1 1 1]);
rectangle('Position',[1453.12 -1031.25 46.875 46.875], 'FaceColor',[0 0 0]);
rectangle('Position',[750 -1171.88 46.875 46.875], 'FaceColor',[0 0 0]);
rectangle('Position',[796.875 -1171.88 46.875 46.875], 'FaceColor',[0 0 0]);
rectangle('Position',[750 -1218.75 46.875 46.875], 'FaceColor',[1 1 1]);
rectangle('Position',[796.875 -1218.75 46.875 46.875], 'FaceColor',[0 0 0]);
rectangle('Position',[750 -1265.62 46.875 46.875], 'FaceColor',[1 1 1]);
rectangle('Position',[796.875 -1265.62 46.875 46.875], 'FaceColor',[0 0 0]);
rectangle('Position',[750 -1312.5 46.875 46.875], 'FaceColor',[1 1 1]);
rectangle('Position',[796.875 -1312.5 46.875 46.875], 'FaceColor',[0 0 0]);
rectangle('Position',[937.5 -1265.62 46.875 46.875], 'FaceColor',[1 1 1]);
rectangle('Position',[984.375 -1265.62 46.875 46.875], 'FaceColor',[1 1 1]);
rectangle('Position',[937.5 -1312.5 46.875 46.875], 'FaceColor',[0 0 0]);
rectangle('Position',[984.375 -1312.5 46.875 46.875], 'FaceColor',[0 0 0]);
rectangle('Position',[1031.25 -1265.62 46.875 46.875], 'FaceColor',[1 1 1]);
rectangle('Position',[1078.12 -1265.62 46.875 46.875], 'FaceColor',[1 1 1]);
rectangle('Position',[1031.25 -1312.5 46.875 46.875], 'FaceColor',[0 0 0]);
rectangle('Position',[1078.12 -1312.5 46.875 46.875], 'FaceColor',[1 1 1]);
rectangle('Position',[750 -1359.38 46.875 46.875], 'FaceColor',[1 1 1]);
rectangle('Position',[796.875 -1359.38 46.875 46.875], 'FaceColor',[0 0 0]);
rectangle('Position',[750 -1406.25 46.875 46.875], 'FaceColor',[1 1 1]);
rectangle('Position',[796.875 -1406.25 46.875 46.875], 'FaceColor',[0 0 0]);
rectangle('Position',[750 -1453.12 46.875 46.875], 'FaceColor',[1 1 1]);
rectangle('Position',[796.875 -1453.12 46.875 46.875], 'FaceColor',[0 0 0]);
rectangle('Position',[750 -1500 46.875 46.875], 'FaceColor',[0 0 0]);
rectangle('Position',[796.875 -1500 46.875 46.875], 'FaceColor',[0 0 0]);
rectangle('Position',[937.5 -1359.38 46.875 46.875], 'FaceColor',[0 0 0]);
rectangle('Position',[984.375 -1359.38 46.875 46.875], 'FaceColor',[0 0 0]);
rectangle('Position',[937.5 -1406.25 46.875 46.875], 'FaceColor',[1 1 1]);
rectangle('Position',[984.375 -1406.25 46.875 46.875], 'FaceColor',[1 1 1]);
rectangle('Position',[1031.25 -1359.38 46.875 46.875], 'FaceColor',[0 0 0]);
rectangle('Position',[1078.12 -1359.38 46.875 46.875], 'FaceColor',[1 1 1]);
rectangle('Position',[1031.25 -1406.25 46.875 46.875], 'FaceColor',[1 1 1]);
rectangle('Position',[1078.12 -1406.25 46.875 46.875], 'FaceColor',[1 1 1]);
rectangle('Position',[937.5 -1453.12 46.875 46.875], 'FaceColor',[1 1 1]);
rectangle('Position',[984.375 -1453.12 46.875 46.875], 'FaceColor',[1 1 1]);
rectangle('Position',[937.5 -1500 46.875 46.875], 'FaceColor',[0 0 0]);
rectangle('Position',[984.375 -1500 46.875 46.875], 'FaceColor',[0 0 0]);
rectangle('Position',[1031.25 -1453.12 46.875 46.875], 'FaceColor',[1 1 1]);
rectangle('Position',[1078.12 -1453.12 46.875 46.875], 'FaceColor',[1 1 1]);
rectangle('Position',[1031.25 -1500 46.875 46.875], 'FaceColor',[0 0 0]);
rectangle('Position',[1078.12 -1500 46.875 46.875], 'FaceColor',[0 0 0]);
rectangle('Position',[1125 -1171.88 46.875 46.875], 'FaceColor',[0 0 0]);
rectangle('Position',[1171.88 -1171.88 46.875 46.875], 'FaceColor',[0 0 0]);
rectangle('Position',[1125 -1218.75 46.875 46.875], 'FaceColor',[1 1 1]);
rectangle('Position',[1171.88 -1218.75 46.875 46.875], 'FaceColor',[1 1 1]);
rectangle('Position',[1312.5 -1171.88 46.875 46.875], 'FaceColor',[0 0 0]);
rectangle('Position',[1359.38 -1171.88 46.875 46.875], 'FaceColor',[0 0 0]);
rectangle('Position',[1312.5 -1218.75 46.875 46.875], 'FaceColor',[1 1 1]);
rectangle('Position',[1359.38 -1218.75 46.875 46.875], 'FaceColor',[1 1 1]);
rectangle('Position',[1406.25 -1171.88 46.875 46.875], 'FaceColor',[0 0 0]);
rectangle('Position',[1453.12 -1171.88 46.875 46.875], 'FaceColor',[0 0 0]);
rectangle('Position',[1406.25 -1218.75 46.875 46.875], 'FaceColor',[1 1 1]);
rectangle('Position',[1453.12 -1218.75 46.875 46.875], 'FaceColor',[0 0 0]);
rectangle('Position',[1406.25 -1265.62 46.875 46.875], 'FaceColor',[1 1 1]);
rectangle('Position',[1453.12 -1265.62 46.875 46.875], 'FaceColor',[0 0 0]);
rectangle('Position',[1406.25 -1312.5 46.875 46.875], 'FaceColor',[1 1 1]);
rectangle('Position',[1453.12 -1312.5 46.875 46.875], 'FaceColor',[0 0 0]);
rectangle('Position',[1218.75 -1359.38 46.875 46.875], 'FaceColor',[0 0 0]);
rectangle('Position',[1265.62 -1359.38 46.875 46.875], 'FaceColor',[0 0 0]);
rectangle('Position',[1218.75 -1406.25 46.875 46.875], 'FaceColor',[1 1 1]);
rectangle('Position',[1265.62 -1406.25 46.875 46.875], 'FaceColor',[1 1 1]);
rectangle('Position',[1125 -1453.12 46.875 46.875], 'FaceColor',[1 1 1]);
rectangle('Position',[1171.88 -1453.12 46.875 46.875], 'FaceColor',[1 1 1]);
rectangle('Position',[1125 -1500 46.875 46.875], 'FaceColor',[0 0 0]);
rectangle('Position',[1171.88 -1500 46.875 46.875], 'FaceColor',[0 0 0]);
rectangle('Position',[1218.75 -1453.12 46.875 46.875], 'FaceColor',[1 1 1]);
rectangle('Position',[1265.62 -1453.12 46.875 46.875], 'FaceColor',[1 1 1]);
rectangle('Position',[1218.75 -1500 46.875 46.875], 'FaceColor',[0 0 0]);
rectangle('Position',[1265.62 -1500 46.875 46.875], 'FaceColor',[0 0 0]);
rectangle('Position',[1406.25 -1359.38 46.875 46.875], 'FaceColor',[1 1 1]);
rectangle('Position',[1453.12 -1359.38 46.875 46.875], 'FaceColor',[0 0 0]);
rectangle('Position',[1406.25 -1406.25 46.875 46.875], 'FaceColor',[1 1 1]);
rectangle('Position',[1453.12 -1406.25 46.875 46.875], 'FaceColor',[0 0 0]);
rectangle('Position',[1312.5 -1453.12 46.875 46.875], 'FaceColor',[1 1 1]);
rectangle('Position',[1359.38 -1453.12 46.875 46.875], 'FaceColor',[1 1 1]);
rectangle('Position',[1312.5 -1500 46.875 46.875], 'FaceColor',[0 0 0]);
rectangle('Position',[1359.38 -1500 46.875 46.875], 'FaceColor',[0 0 0]);
rectangle('Position',[1406.25 -1453.12 46.875 46.875], 'FaceColor',[1 1 1]);
rectangle('Position',[1453.12 -1453.12 46.875 46.875], 'FaceColor',[0 0 0]);
rectangle('Position',[1406.25 -1500 46.875 46.875], 'FaceColor',[0 0 0]);
rectangle('Position',[1453.12 -1500 46.875 46.875], 'FaceColor',[0 0 0]);
X=[1400,1312.5,1265.62,1218.75,1218.75,1125,1050,937.5,890.625,843.75,796.875,750,656.25,656.25,562.5,468.75,375,281.25,234.375,187.5,140.625,140.625,140.625,187.5,187.5,187.5,187.5,93.75,93.75,93.75,100,100];
Y=[-1400,-1387.5,-1368.75,-1359.38,-1312.5,-1218.75,-1125,-1031.25,-1031.25,-1031.25,-1021.88,-993.75,-937.5,-843.75,-750,-656.25,-656.25,-656.25,-703.125,-750,-796.875,-843.75,-890.625,-937.5,-1031.25,-1078.12,-1125,-1218.75,-1265.62,-1312.5,-1400,-1400];
hold on;
plot(X,Y,'r');
plot(X,Y,'bo');
legend('4769.25','Location','southoutside');
